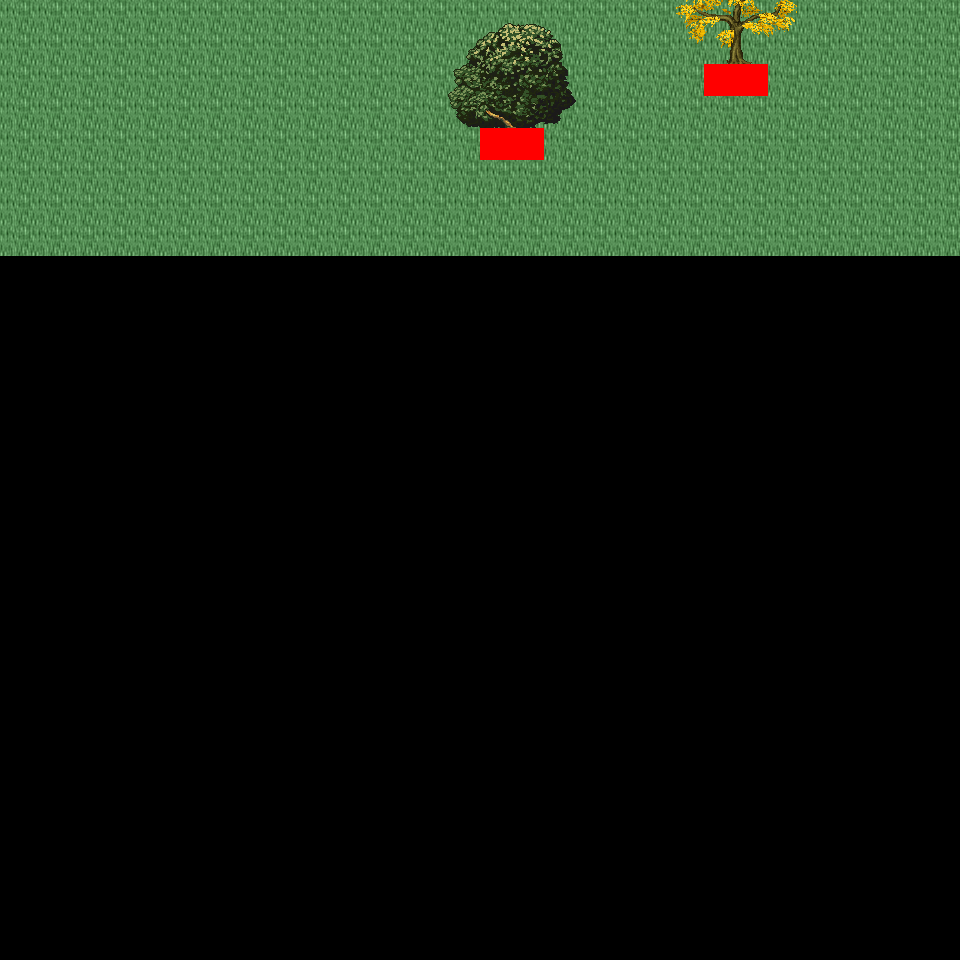

Rendered tile map (Tiled .tmx) drawn with the repository's tilesets; below, a short description and the map source with its tile grids summarised:
An orthogonal 30x30 tile map with 32x32 px tiles, 6 tile layers (Ground, Object, Object2, Above, ...), 46 tilesets and 2 objects (2x mapExit).

<map version="1.0" orientation="orthogonal" renderorder="right-down" width="30" height="30" tilewidth="32" tileheight="32" nextobjectid="3">
  <tileset firstgid="1" name="tileset_logic_collision" tilewidth="32" tileheight="32" tilecount="1" columns="1">
    <image source="../drawable/tileset_logic_collision.png" width="32" height="32" />
  </tileset>
  <tileset firstgid="2" name="tileset_ground_ground" tilewidth="32" tileheight="32" tilecount="33" columns="3">
    <image source="../drawable/tileset_ground_ground.png" width="96" height="352" />
  </tileset>
  <tileset firstgid="35" name="tileset_building_castle" tilewidth="32" tileheight="32" tilecount="320" columns="20">
    <image source="../drawable/tileset_building_castle.png" width="640" height="512" />
  </tileset>
  <tileset firstgid="355" name="tileset_item_weapon_cannon" tilewidth="32" tileheight="32" tilecount="12" columns="3">
    <image source="../drawable/tileset_item_weapon_cannon.png" width="96" height="128" />
  </tileset>
  <tileset firstgid="367" name="tileset_item_pot_barrels_1" tilewidth="32" tileheight="32" tilecount="8" columns="4">
    <image source="../drawable/tileset_item_pot_barrels_1.png" width="128" height="64" />
  </tileset>
  <tileset firstgid="375" name="tileset_building_door_door" tilewidth="32" tileheight="32" tilecount="6" columns="3">
    <image source="../drawable/tileset_building_door_door.png" width="96" height="64" />
  </tileset>
  <tileset firstgid="381" name="tileset_building_door_closed" tilewidth="32" tileheight="32" tilecount="1" columns="1">
    <image source="../drawable/tileset_building_door_closed.png" width="32" height="32" />
  </tileset>
  <tileset firstgid="382" name="tileset_building_window_window_centered" tilewidth="32" tileheight="32" tilecount="1" columns="1">
    <image source="../drawable/tileset_building_window_window_centered.png" width="32" height="32" />
  </tileset>
  <tileset firstgid="383" name="tileset_building_decoration_chimney_big" tilewidth="32" tileheight="32" tilecount="2" columns="1">
    <image source="../drawable/tileset_building_decoration_chimney_big.png" width="32" height="64" />
  </tileset>
  <tileset firstgid="385" name="tileset_ground_grass_corners" tilewidth="32" tileheight="32" tilecount="24" columns="6">
    <image source="../drawable/tileset_ground_grass_corners.png" width="192" height="128" />
  </tileset>
  <tileset firstgid="409" name="tileset_ground_grass_edges" tilewidth="32" tileheight="32" tilecount="36" columns="12">
    <image source="../drawable/tileset_ground_grass_edges.png" width="384" height="96" />
  </tileset>
  <tileset firstgid="445" name="tileset_item_statue_lion_statues" tilewidth="32" tileheight="32" tilecount="8" columns="2">
    <image source="../drawable/tileset_item_statue_lion_statues.png" width="64" height="128" />
  </tileset>
  <tileset firstgid="453" name="tileset_item_statue_girl_with_bird" tilewidth="32" tileheight="32" tilecount="12" columns="4">
    <image source="../drawable/tileset_item_statue_girl_with_bird.png" width="128" height="96" />
  </tileset>
  <tileset firstgid="465" name="tileset_furniture_light_lamp_blue" tilewidth="32" tileheight="32" tilecount="3" columns="1">
    <image source="../drawable/tileset_furniture_light_lamp_blue.png" width="32" height="96" />
  </tileset>
  <tileset firstgid="468" name="tileset_light_dim_light_7x5" tilewidth="32" tileheight="32" tilecount="35" columns="7">
    <image source="../drawable/tileset_light_dim_light_7x5.png" width="224" height="160" />
  </tileset>
  <tileset firstgid="503" name="tileset_plant_flower_daisy_blue" tilewidth="32" tileheight="32" tilecount="8" columns="2">
    <image source="../drawable/tileset_plant_flower_daisy_blue.png" width="64" height="128" />
  </tileset>
  <tileset firstgid="511" name="tileset_plant_flower_daisy_red" tilewidth="32" tileheight="32" tilecount="8" columns="2">
    <image source="../drawable/tileset_plant_flower_daisy_red.png" width="64" height="128" />
  </tileset>
  <tileset firstgid="519" name="tileset_plant_flower_daisy_white" tilewidth="32" tileheight="32" tilecount="8" columns="2">
    <image source="../drawable/tileset_plant_flower_daisy_white.png" width="64" height="128" />
  </tileset>
  <tileset firstgid="527" name="tileset_plant_flower_daisy_yellow" tilewidth="32" tileheight="32" tilecount="8" columns="2">
    <image source="../drawable/tileset_plant_flower_daisy_yellow.png" width="64" height="128" />
  </tileset>
  <tileset firstgid="535" name="tileset_plant_tree_fall_trees" tilewidth="32" tileheight="32" tilecount="40" columns="8">
    <image source="../drawable/tileset_plant_tree_fall_trees.png" width="256" height="160" />
  </tileset>
  <tileset firstgid="575" name="tileset_plant_tree_oak_tree" tilewidth="32" tileheight="32" tilecount="20" columns="4">
    <image source="../drawable/tileset_plant_tree_oak_tree.png" width="128" height="160" />
  </tileset>
  <tileset firstgid="595" name="tileset_plant_tree_chestnut_tree" tilewidth="32" tileheight="32" tilecount="20" columns="4">
    <image source="../drawable/tileset_plant_tree_chestnut_tree.png" width="128" height="160" />
  </tileset>
  <tileset firstgid="615" name="tileset_plant_tree_locust_tree" tilewidth="32" tileheight="32" tilecount="20" columns="4">
    <image source="../drawable/tileset_plant_tree_locust_tree.png" width="128" height="160" />
  </tileset>
  <tileset firstgid="635" name="tileset_logic_protection" tilewidth="32" tileheight="32" tilecount="2" columns="2">
    <image source="../drawable/tileset_logic_protection.png" width="64" height="32" />
  </tileset>
  <tileset firstgid="637" name="tileset_plant_bush_hosta" tilewidth="32" tileheight="32" tilecount="9" columns="3">
    <image source="../drawable/tileset_plant_bush_hosta.png" width="96" height="96" />
  </tileset>
  <tileset firstgid="646" name="tileset_plant_flower_flowers_mixed" tilewidth="32" tileheight="32" tilecount="16" columns="4">
    <image source="../drawable/tileset_plant_flower_flowers_mixed.png" width="128" height="128" />
  </tileset>
  <tileset firstgid="662" name="tileset_plant_flower_red_blue_clusters" tilewidth="32" tileheight="32" tilecount="4" columns="1">
    <image source="../drawable/tileset_plant_flower_red_blue_clusters.png" width="32" height="128" />
  </tileset>
  <tileset firstgid="666" name="tileset_furniture_chair_bench_iron" tilewidth="32" tileheight="32" tilecount="4" columns="2">
    <image source="../drawable/tileset_furniture_chair_bench_iron.png" width="64" height="64" />
  </tileset>
  <tileset firstgid="670" name="tileset_plant_stump_stump_pale_purple" tilewidth="32" tileheight="32" tilecount="4" columns="2">
    <image source="../drawable/tileset_plant_stump_stump_pale_purple.png" width="64" height="64" />
  </tileset>
  <tileset firstgid="674" name="tileset_plant_stump_small_stump" tilewidth="32" tileheight="32" tilecount="4" columns="2">
    <image source="../drawable/tileset_plant_stump_small_stump.png" width="64" height="64" />
  </tileset>
  <tileset firstgid="678" name="tileset_building_decoration_banner" tilewidth="32" tileheight="32" tilecount="12" columns="1">
    <image source="../drawable/tileset_building_decoration_banner.png" width="32" height="384" />
  </tileset>
  <tileset firstgid="690" name="tileset_building_decoration_chimney" tilewidth="32" tileheight="32" tilecount="2" columns="1">
    <image source="../drawable/tileset_building_decoration_chimney.png" width="32" height="64" />
  </tileset>
  <tileset firstgid="692" name="tileset_plant_flower_vines_flowered" tilewidth="32" tileheight="32" tilecount="9" columns="3">
    <image source="../drawable/tileset_plant_flower_vines_flowered.png" width="96" height="96" />
  </tileset>
  <tileset firstgid="701" name="tileset_building_decoration_library_banner" tilewidth="32" tileheight="32" tilecount="6" columns="3">
    <image source="../drawable/tileset_building_decoration_library_banner.png" width="96" height="64" />
  </tileset>
  <tileset firstgid="707" name="tileset_logic_portal" tilewidth="32" tileheight="32" tilecount="24" columns="8">
    <image source="../drawable/tileset_logic_portal.png" width="256" height="96" />
  </tileset>
  <tileset firstgid="731" name="tileset_building_cottage" tilewidth="32" tileheight="32" tilecount="256" columns="16">
    <image source="../drawable/tileset_building_cottage.png" width="512" height="512" />
  </tileset>
  <tileset firstgid="987" name="tileset_building_roof_thatched_roof" tilewidth="32" tileheight="32" tilecount="256" columns="16">
    <image source="../drawable/tileset_building_roof_thatched_roof.png" width="512" height="512" />
  </tileset>
  <tileset firstgid="1243" name="tileset_building_window_windows" tilewidth="32" tileheight="32" tilecount="256" columns="16">
    <image source="../drawable/tileset_building_window_windows.png" width="512" height="512" />
  </tileset>
  <tileset firstgid="1499" name="tileset_building_door_doors" tilewidth="32" tileheight="32" tilecount="256" columns="16">
    <image source="../drawable/tileset_building_door_doors.png" width="512" height="512" />
  </tileset>
  <tileset firstgid="1755" name="tileset_building_decoration_chimney_brown_stacks" tilewidth="32" tileheight="32" tilecount="2" columns="1">
    <image source="../drawable/tileset_building_decoration_chimney_brown_stacks.png" width="32" height="64" />
  </tileset>
  <tileset firstgid="1757" name="tileset_ground_ground_3" tilewidth="32" tileheight="32" tilecount="5" columns="5">
    <image source="../drawable/tileset_ground_ground_3.png" width="160" height="32" />
  </tileset>
  <tileset firstgid="1762" name="tileset_plant_bush_bush_pinks" tilewidth="32" tileheight="32" tilecount="4" columns="2">
    <image source="../drawable/tileset_plant_bush_bush_pinks.png" width="64" height="64" />
  </tileset>
  <tileset firstgid="1766" name="tileset_plant_bushes_and_trees" tilewidth="32" tileheight="32" tilecount="144" columns="16">
    <image source="../drawable/tileset_plant_bushes_and_trees.png" width="512" height="289" />
  </tileset>
  <tileset firstgid="1910" name="tileset_plant_bush_berried" tilewidth="32" tileheight="32" tilecount="60" columns="5">
    <image source="../drawable/tileset_plant_bush_berried.png" width="160" height="384" />
  </tileset>
  <tileset firstgid="1970" name="tileset_plant_bush_leafy" tilewidth="32" tileheight="32" tilecount="48" columns="8">
    <image source="../drawable/tileset_plant_bush_leafy.png" width="256" height="192" />
  </tileset>
  <tileset firstgid="2018" name="tileset_plant_bush_flowering" tilewidth="32" tileheight="32" tilecount="72" columns="8">
    <image source="../drawable/tileset_plant_bush_flowering.png" width="256" height="288" />
  </tileset>
  <layer name="Ground" width="30" height="30">
    <data>[900 cells, 240 non-empty, 1 distinct tile ids]</data>
  </layer>
  <layer name="Object" width="30" height="30">
    <data>[900 cells, 4 non-empty, 4 distinct tile ids]</data>
  </layer>
  <layer name="Object2" width="30" height="30">
    <data>[900 cells, 0 non-empty, 0 distinct tile ids]</data>
  </layer>
  <layer name="Above" width="30" height="30">
    <data>[900 cells, 23 non-empty, 23 distinct tile ids]</data>
  </layer>
  <layer name="Above2" width="30" height="30">
    <data>[900 cells, 0 non-empty, 0 distinct tile ids]</data>
  </layer>
  <layer name="Walkable" width="30" height="30">
    <data>[900 cells, 4 non-empty, 1 distinct tile ids]</data>
  </layer>
  <objectgroup name="MapEvents">
    <object id="1" name="north" type="mapExit" x="0" y="0" width="960" height="32">
      <properties>
        <property name="map" value="level_0_x17_y45" />
        <property name="x" value="0" />
        <property name="y" value="28" />
      </properties>
    </object>
    <object id="2" name="east" type="mapExit" x="928" y="0" width="32" height="960">
      <properties>
        <property name="map" value="level_0_x18_y46" />
        <property name="x" value="1" />
        <property name="y" value="0" />
      </properties>
    </object>
  </objectgroup>
</map>
